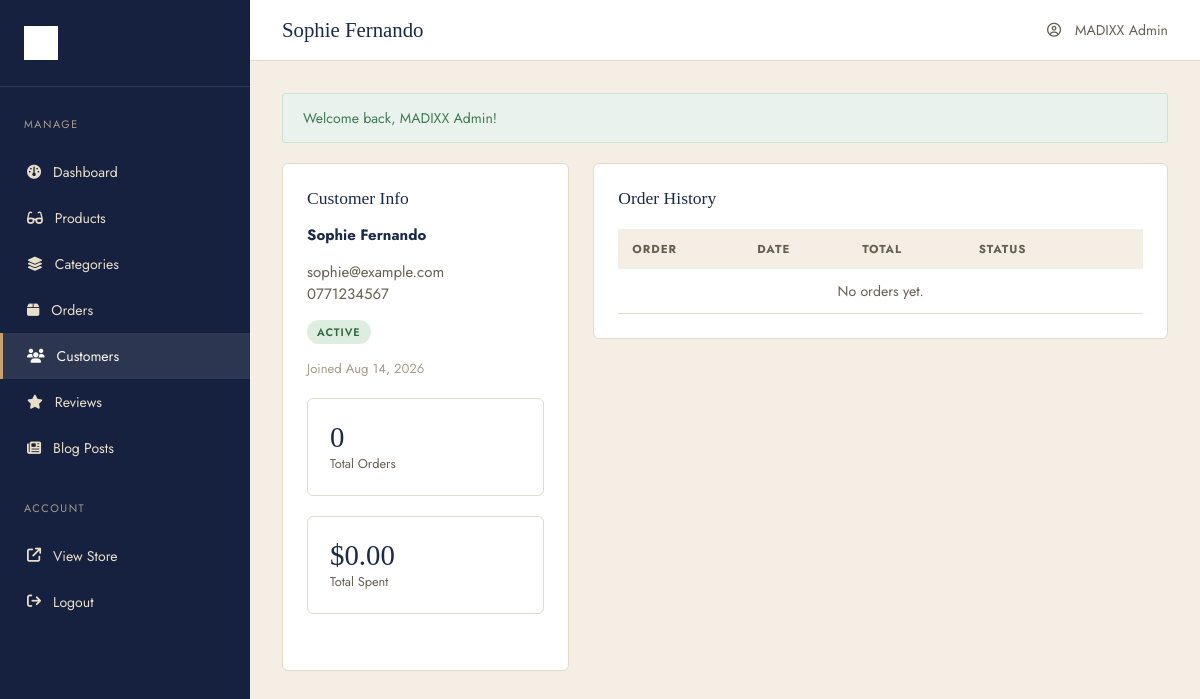
The page /admin/customer-details.php?id=2 (signed in) on the database its author committed.
### tables this page shows
CREATE TABLE users (
  id INT UNSIGNED AUTO_INCREMENT PRIMARY KEY,
  name VARCHAR(150) NOT NULL,
  email VARCHAR(190) NOT NULL,
  phone VARCHAR(30) DEFAULT NULL,
  password VARCHAR(255) NOT NULL,
  role ENUM('customer','admin') NOT NULL DEFAULT 'customer',
  status ENUM('active','disabled') NOT NULL DEFAULT 'active',
  created_at TIMESTAMP DEFAULT CURRENT_TIMESTAMP,
  updated_at TIMESTAMP DEFAULT CURRENT_TIMESTAMP ON UPDATE CURRENT_TIMESTAMP,
  UNIQUE KEY uniq_email (email),
  INDEX idx_role (role)
);

### includes/functions.php (called while the page is built, shortened)
<?php
function e(?string $value): string
{
    return htmlspecialchars($value ?? '', ENT_QUOTES, 'UTF-8');
}
function base_url(string $path = ''): string
{
    return BASE_URL . ltrim($path, '/');
}
function get_flashes(): array
{
    $flashes = $_SESSION['flash'] ?? [];
    return $flashes;
}
function format_price(float|string|null $amount): string
{
    return '$' . number_format((float) $amount, 2);
}

### includes/auth.php (called while the page is built, shortened)
<?php
function is_logged_in(): bool
{
    return !empty($_SESSION['user_id']);
}
function current_user_id(): ?int
{
    return isset($_SESSION['user_id']) ? (int) $_SESSION['user_id'] : null;
}
function current_user(): ?array
{
    $stmt = db()->prepare('SELECT id, name, email, phone, role, status, created_at FROM users WHERE id = :id');
    $stmt->execute(['id' => current_user_id()]);
    $user = $stmt->fetch();
    return $cached = ($user ?: null);
}

### config/database.php (called while the page is built, shortened)
<?php
function db(): PDO
{
    static $pdo = null;
    if ($pdo === null) {
        $dsn = 'mysql:host=' . DB_HOST . ';dbname=' . DB_NAME . ';charset=' . DB_CHARSET;
        $options = [
            PDO::ATTR_ERRMODE            => PDO::ERRMODE_EXCEPTION,
            PDO::ATTR_DEFAULT_FETCH_MODE => PDO::FETCH_ASSOC,
            PDO::ATTR_EMULATE_PREPARES   => false,
        ];
        try {
            $pdo = new PDO($dsn, DB_USER, DB_PASS, $options);
        } catch (PDOException $e) {
            error_log('MADIXX DB connection failed: ' . $e->getMessage());
            http_response_code(500);
            die('We are experiencing a technical issue. Please try again shortly.');
        }
    }
    return $pdo;
}

### admin/customer-details.php (the view, shortened to what this page needs)
<?php
$pdo = db();
$custId = (int) ($_GET['id'] ?? 0);
$stmt = $pdo->prepare('SELECT * FROM users WHERE id = :id AND role = "customer"');
$stmt->execute(['id' => $custId]);
$customer = $stmt->fetch();
$ordersStmt = $pdo->prepare('SELECT * FROM orders WHERE user_id = :id ORDER BY created_at DESC');
$ordersStmt->execute(['id' => $custId]);
$orders = $ordersStmt->fetchAll();
$totalSpent = array_sum(array_column($orders, 'total'));
$pageTitle = $customer['name'];
$activeAdminPage = 'customers';
require __DIR__ . '/includes/admin-header.php';
?>
<div class="chart-grid" style="grid-template-columns:1fr 2fr;align-items:start;">
  <div class="admin-card">
    <h3>Customer Info</h3>
    <p><strong><?= e($customer['name']) ?></strong></p>
    <p style="color:var(--text-muted);"><?= e($customer['email']) ?><br><?= e((string) $customer['phone']) ?></p>
    <p style="margin-top:12px;"><span class="status-pill status-<?= e($customer['status']) ?>"><?= e(ucfirst($customer['status'])) ?></span></p>
    <p style="margin-top:12px;color:var(--text-light);font-size:0.82rem;">Joined <?= e(date('M j, Y', strtotime($customer['created_at']))) ?></p>
    <div class="admin-stat-grid" style="grid-template-columns:1fr;margin-top:20px;">
      <div class="admin-stat-card"><div class="num"><?= count($orders) ?></div><div class="label">Total Orders</div></div>
      <div class="admin-stat-card"><div class="num"><?= format_price($totalSpent) ?></div><div class="label">Total Spent</div></div>
    </div>
  </div>
  <div class="admin-card">
    <div class="admin-card-head"><h3 style="margin:0;">Order History</h3></div>
    <div class="admin-table-wrap">
      <table class="admin-table">
        <thead><tr><th>Order</th><th>Date</th><th>Total</th><th>Status</th><th></th></tr></thead>
        <tbody>
          <?php if (!$orders): ?><tr><td colspan="5" class="empty-row">No orders yet.</td></tr><?php endif; ?>
        </tbody>
      </table>
    </div>
  </div>
</div>
<?php require __DIR__ . '/includes/admin-footer.php'; ?>

### admin/includes/admin-header.php (shortened to what this page needs)
<?php
$adminUser = current_user();
$navItems = [
    'dashboard'  => ['label' => 'Dashboard', 'icon' => 'fa-gauge', 'url' => 'admin/index.php'],
    'products'   => ['label' => 'Products', 'icon' => 'fa-glasses', 'url' => 'admin/products.php'],
    'categories' => ['label' => 'Categories', 'icon' => 'fa-layer-group', 'url' => 'admin/categories.php'],
    'orders'     => ['label' => 'Orders', 'icon' => 'fa-box', 'url' => 'admin/orders.php'],
    'customers'  => ['label' => 'Customers', 'icon' => 'fa-users', 'url' => 'admin/customers.php'],
    'reviews'    => ['label' => 'Reviews', 'icon' => 'fa-star', 'url' => 'admin/reviews.php'],
    'blog'       => ['label' => 'Blog Posts', 'icon' => 'fa-newspaper', 'url' => 'admin/blog.php'],
];
?><!DOCTYPE html>
<html lang="en">
<head>
<link rel="stylesheet" href="https://cdnjs.cloudflare.com/ajax/libs/font-awesome/6.5.2/css/all.min.css">
<link rel="stylesheet" href="<?= e(base_url('assets/css/admin.css')) ?>">
</head>
<body>
<div class="admin-shell">
  <aside class="admin-sidebar" id="adminSidebar">
    <a href="<?= e(base_url('admin/index.php')) ?>" class="logo"><img src="<?= e(base_url('assets/images/logo.png')) ?>" alt="MADIXX" style="height:34px;width:auto;filter:brightness(0) invert(1);"></a>
    <nav class="admin-nav">
      <p class="nav-section">Manage</p>
      <?php foreach ($navItems as $key => $item): ?>
      <a href="<?= e(base_url($item['url'])) ?>" class="<?= ($activeAdminPage ?? '') === $key ? 'active' : '' ?>">
        <i class="fa-solid <?= e($item['icon']) ?>"></i> <?= e($item['label']) ?>
      </a>
      <?php endforeach; ?>
      <p class="nav-section">Account</p>
      <a href="<?= e(base_url('index.php')) ?>" target="_blank"><i class="fa-solid fa-arrow-up-right-from-square"></i> View Store</a>
      <a href="<?= e(base_url('admin/logout.php')) ?>"><i class="fa-solid fa-arrow-right-from-bracket"></i> Logout</a>
    </nav>
  </aside>
  <div class="admin-main">
    <div class="admin-topbar">
      <h1><?= e($pageTitle ?? 'Dashboard') ?></h1>
      <div class="admin-topbar-user">
        <i class="fa-regular fa-circle-user"></i> <?= e($adminUser['name'] ?? 'Admin') ?>
      </div>
    </div>
    <div class="admin-content">
      <?php foreach (get_flashes() as $f): ?>
      <div class="flash flash-<?= e($f['type']) ?>"><?= e($f['message']) ?></div>
      <?php endforeach; ?>

### assets/css/admin.css (style rules this page uses)
:root { --color-ivory: #FBF9F5; --color-cream: #F4EEE4; --color-blush: #EFE6D7; --color-dusty-rose: #C6A06D; --color-dusty-rose-dark: #A67F4C; --color-champagne: #E9DFC8; --color-champagne-dark: #CBAD7B; --color-espresso: #16213F; --color-charcoal: #0E1730; --color-white: #FFFFFF; --text-dark: #1B2A4A; --text-muted: #675F52; --text-light: #A79C8A; --border-soft: #E3DACB; --border-strong: #CDBFA6; --success: #3F7A54; --error: #B23B32; --font-heading: 'Playfair Display', Georgia, serif; --font-body: 'Jost', 'Helvetica Neue', Arial, sans-serif; --radius-sm: 3px; --radius-md: 6px; --sidebar-width: 250px; }
* { box-sizing: border-box; }
body { margin: 0; font-family: var(--font-body); background: var(--color-cream); color: var(--text-dark); font-size: 15px; }
h1, h2, h3, h4 { font-family: var(--font-heading); font-weight: 500; margin: 0 0 0.4em; }
a { color: inherit; text-decoration: none; }
img { max-width: 100%; display: block; }
.admin-shell { display: flex; min-height: 100vh; }
.admin-sidebar { width: var(--sidebar-width); background: var(--color-espresso); color: var(--color-champagne); flex-shrink: 0; position: sticky; top: 0; height: 100vh; overflow-y: auto; }
.admin-sidebar .logo { display: block; padding: 26px 24px; font-family: var(--font-heading); font-size: 1.3rem; letter-spacing: 3px; color: var(--color-ivory); border-bottom: 1px solid rgba(237,231,219,0.12); }
.admin-nav a { display: flex; align-items: center; gap: 12px; padding: 13px 24px; font-size: 0.88rem; color: var(--color-champagne); border-left: 3px solid transparent; }
.admin-nav a.active { background: rgba(237,231,219,0.1); border-left-color: var(--color-dusty-rose); color: var(--color-ivory); }
.admin-nav .nav-section { padding: 18px 24px 6px; font-size: 0.68rem; letter-spacing: 1.5px; text-transform: uppercase; color: var(--text-light); }
.admin-main { flex: 1; min-width: 0; }
.admin-topbar { display: flex; justify-content: space-between; align-items: center; padding: 18px 32px; background: var(--color-white); border-bottom: 1px solid var(--border-soft); position: sticky; top: 0; z-index: 10; }
.admin-topbar h1 { font-size: 1.3rem; margin: 0; }
.admin-topbar-user { display: flex; align-items: center; gap: 14px; font-size: 0.88rem; color: var(--text-muted); }
.admin-content { padding: 32px; }
.admin-stat-grid { display: grid; grid-template-columns: repeat(4, 1fr); gap: 20px; margin-bottom: 32px; }
.admin-stat-card { background: var(--color-white); border: 1px solid var(--border-soft); border-radius: var(--radius-md); padding: 22px; }
.admin-stat-card .num { font-family: var(--font-heading); font-size: 1.8rem; }
.admin-stat-card .label { font-size: 0.8rem; color: var(--text-muted); }
.admin-card { background: var(--color-white); border: 1px solid var(--border-soft); border-radius: var(--radius-md); padding: 24px; margin-bottom: 24px; }
.admin-card-head { display: flex; justify-content: space-between; align-items: center; margin-bottom: 20px; flex-wrap: wrap; gap: 12px; }
.chart-grid { display: grid; grid-template-columns: 1.5fr 1fr; gap: 24px; margin-bottom: 24px; }
.admin-table-wrap { overflow-x: auto; }
.admin-table { width: 100%; border-collapse: collapse; font-size: 0.88rem; }
.admin-table th { text-align: left; padding: 12px 14px; background: var(--color-cream); font-size: 0.72rem; letter-spacing: 1px; text-transform: uppercase; color: var(--text-muted); white-space: nowrap; }
.admin-table td { padding: 12px 14px; border-bottom: 1px solid var(--border-soft); vertical-align: middle; }
.status-pill { font-size: 0.68rem; text-transform: uppercase; letter-spacing: 1px; padding: 4px 10px; border-radius: 20px; font-weight: 600; display: inline-block; }
.status-active { background: #DDEEE0; color: #2F6B41; }
.flash { padding: 14px 20px; border-radius: var(--radius-sm); font-size: 0.88rem; margin-bottom: 20px; }
.flash-success { background: #EAF2ED; color: var(--success); border: 1px solid #CDE3D5; }
.empty-row { text-align: center; padding: 48px 20px; color: var(--text-muted); }

### rows shown on the page
users: name "Sophie Fernando", email "sophie@example.com", phone "0771234567", status "ACTIVE", created_at "Aug 14, 2026"
users: name "MADIXX Admin"

### other values the page prints
$item['label'] "Dashboard"
$item['label'] "Products"
$item['label'] "Categories"
$item['label'] "Orders"
$item['label'] "Customers"
$item['label'] "Reviews"
$item['label'] "Blog Posts"
$f['message'] "Welcome back, MADIXX Admin!"
count($orders) "0"
format_price($totalSpent) "$0.00"
